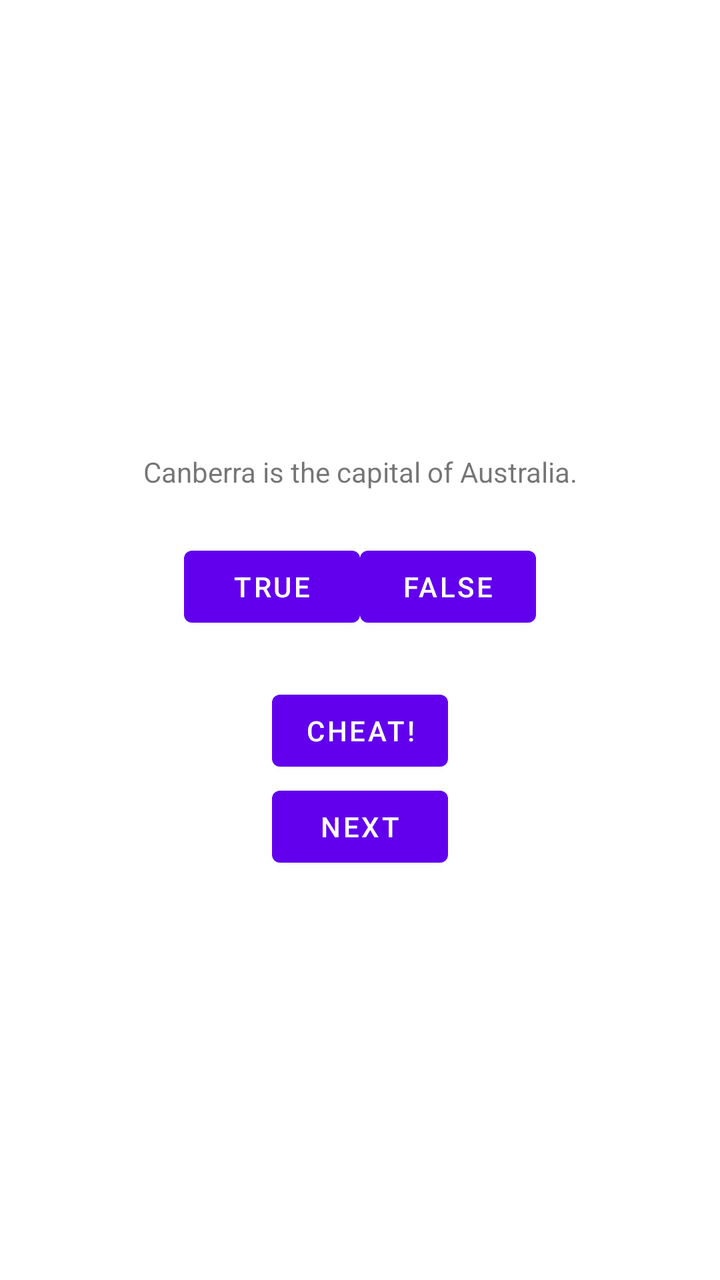
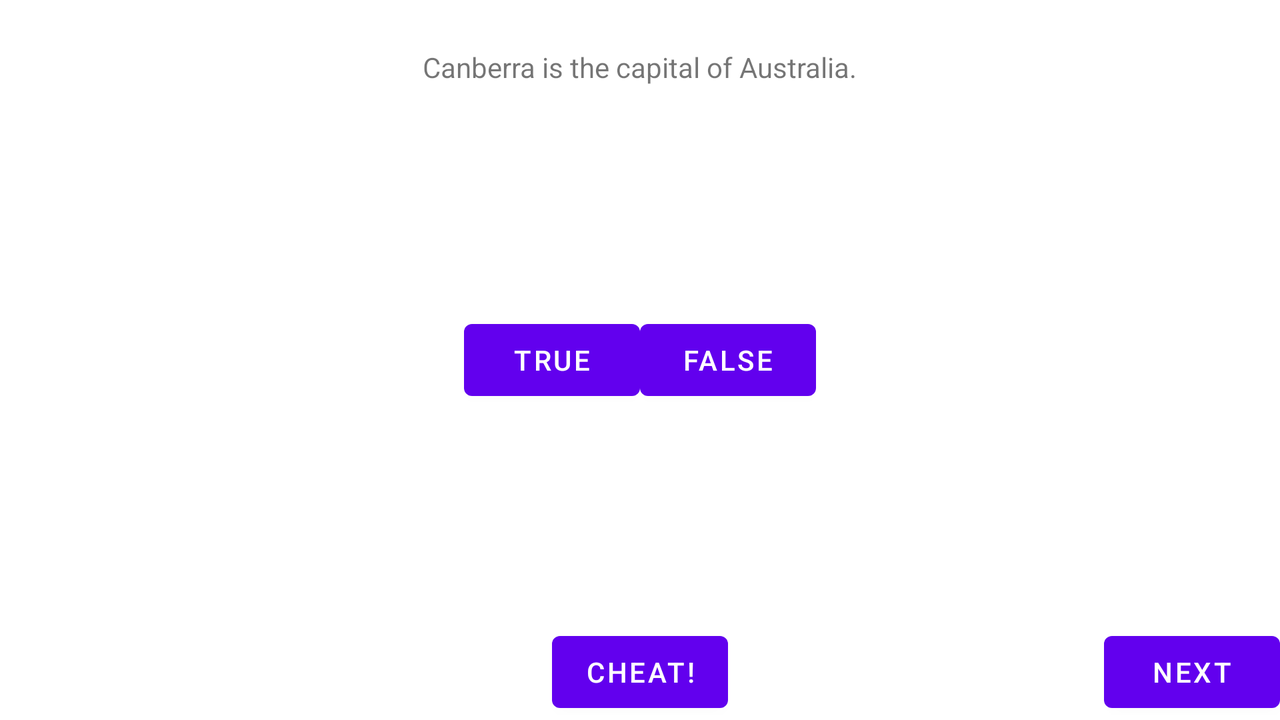

The same Android screen from two of the app's own layout files: first res/layout/ as a phone draws it, then the repository's variant for another configuration, drawn on a device whose configuration selects that folder. Both files follow.
<!-- AndroidManifest.xml: application theme Theme.GeographicQuiz -->
<!-- res/layout/activity_main.xml -->
<LinearLayout xmlns:android="http://schemas.android.com/apk/res/android"
    android:layout_width="match_parent"
    android:layout_height="match_parent"
    xmlns:tools="http://schemas.android.com/tools"
    android:gravity="center"
    android:orientation="vertical">
    <TextView
        android:id="@+id/question_text_view"
        android:layout_width="wrap_content"
        android:layout_height="wrap_content"
        android:gravity="center"
        android:padding="24dp"
        tools:text="@string/question_australia" />
    <LinearLayout
        android:layout_width="wrap_content"
        android:layout_height="wrap_content"
        android:orientation="horizontal">
        <Button
            android:id="@+id/true_button"
            android:layout_width="wrap_content"
            android:layout_height="wrap_content"
            android:text="@string/true_button" />
        <Button
            android:id="@+id/false_button"
            android:layout_width="wrap_content"
            android:layout_height="wrap_content"
            android:text="@string/false_button" />
    </LinearLayout>

    <Button
        android:id="@+id/cheat_button"
        android:layout_width="wrap_content"
        android:layout_height="wrap_content"
        android:layout_marginTop="24dp"
        android:text="@string/cheat_button" />
    <Button
        android:id="@+id/next_button"
        android:layout_width="wrap_content"
        android:layout_height="wrap_content"
        android:text="@string/next_button"
        android:drawableEnd="@drawable/arrow_right"
        android:drawablePadding="4dp"/>
</LinearLayout>
<!-- resources referenced by this layout -->
<resources>
  <string name="cheat_button">Cheat!</string>
  <string name="false_button">False</string>
  <string name="next_button">Next</string>
  <string name="question_australia">Canberra is the capital of Australia.</string>
  <string name="true_button">True</string>
  <style name="Theme.GeographicQuiz" parent="Theme.MaterialComponents.DayNight.DarkActionBar">
          
          <item name="colorPrimary">@color/purple_500</item>
          <item name="colorPrimaryVariant">@color/purple_700</item>
          <item name="colorOnPrimary">@color/white</item>
          
          <item name="colorSecondary">@color/teal_200</item>
          <item name="colorSecondaryVariant">@color/teal_700</item>
          <item name="colorOnSecondary">@color/black</item>
          
          <item name="android:statusBarColor" tools:targetApi="l">?attr/colorPrimaryVariant</item>
          
      </style>
</resources>
<!-- res/layout-land/activity_main.xml (the repository's variant of the layout above) -->
<!-- drawn on the phone turned sideways -->
<?xml version="1.0" encoding="utf-8"?>
<FrameLayout xmlns:android="http://schemas.android.com/apk/res/android"
    xmlns:tools="http://schemas.android.com/tools"
    android:layout_width="match_parent"
    android:layout_height="match_parent" >

    <TextView
        android:id="@+id/question_text_view"
        android:layout_width="wrap_content"
        android:layout_height="wrap_content"
        android:layout_gravity="center_horizontal"
        android:padding="24dp"
        tools:text="@string/question_australia"/>
    <LinearLayout
        android:layout_width="wrap_content"
        android:layout_height="wrap_content"
        android:layout_gravity="center_vertical|center_horizontal">
        <Button
            android:id="@+id/true_button"
            android:layout_width="wrap_content"
            android:layout_height="wrap_content"
            android:text="@string/true_button" />
        <Button
            android:id="@+id/false_button"
            android:layout_width="wrap_content"
            android:layout_height="wrap_content"
            android:text="@string/false_button" />
    </LinearLayout>

    <Button
        android:id="@+id/cheat_button"
        android:layout_width="wrap_content"
        android:layout_height="wrap_content"
        android:layout_gravity="bottom|center_horizontal"
        android:text="@string/cheat_button" />
    <Button
        android:id="@+id/next_button"
        android:layout_width="wrap_content"
        android:layout_height="wrap_content"
        android:layout_gravity="bottom|end"
        android:text="@string/next_button"
        android:drawableEnd="@drawable/arrow_right"
        android:drawablePadding="4dp"/>
</FrameLayout>
